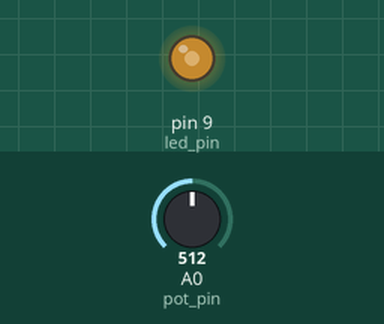
Simulated run of this sketch. Board: Arduino Uno, built with avr-gcc and run on an emulated ATmega328P. Parts: output pins drawn as LEDs (lit = HIGH). The test bench sets the inputs (shaded band); at power-on: A0 (pot_pin) = 512.

Above: at 1.2 s.
1.3 s: A0 (pot_pin) set to 716
At 2.7 s:
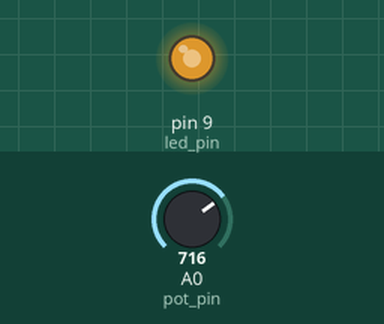
3.0 s: A0 (pot_pin) set to 900
At 3.8 s:
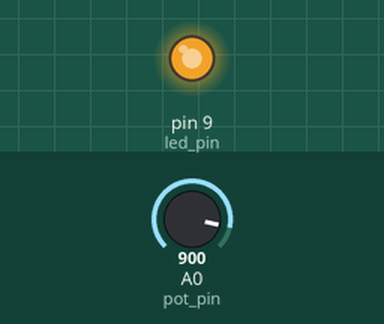
4.5 s: A0 (pot_pin) set to 122
At 5.0 s:
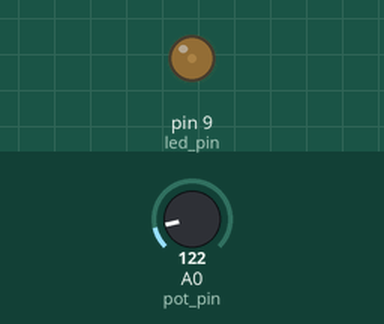
6.0 s: A0 (pot_pin) set to 0
At 7.2 s:
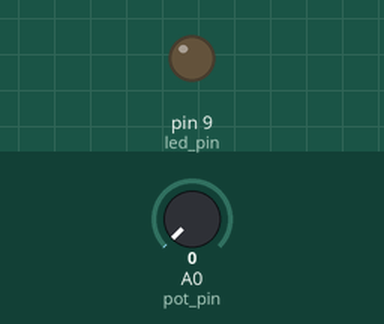
7.5 s: A0 (pot_pin) set to 511
At 8.6 s:
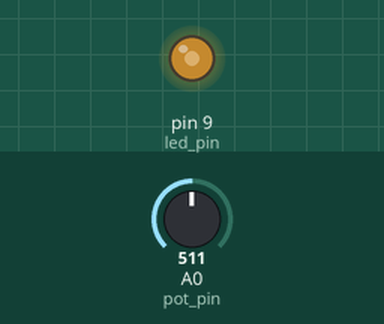
Timing chart, 0 to 10.0 s (numbered marks = the images above; inputs shaded):
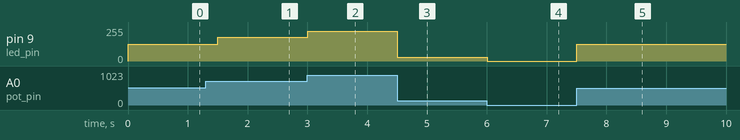

The sketch:

listing_2-5.ino
```cpp
int pot_pin = 0;
int led_pin = 9;

void setup() {
  pinMode(led_pin, OUTPUT);
}

void loop() {
  int pot_val = analogRead(pot_pin);

  // map the readings of the potentiometer to the range of PWM
  pot_val = map(pot_val, 0, 1023, 0, 255);

  // write the mapped value to the PWM pin of the LED
  analogWrite(led_pin, pot_val);

  delay(250);
}
```

Measured:
- after the input at 1.3 s, pin 9 (led_pin): 127/255 → 178/255 after 0.20 s
- after the input at 3.0 s, pin 9 (led_pin): 178/255 → 224/255 at once
- after the input at 4.5 s, pin 9 (led_pin): 224/255 → 30/255 at once
- after the input at 6.0 s, pin 9 (led_pin): 30/255 → 0/255 at once
- after the input at 7.5 s, pin 9 (led_pin): 0/255 → 127/255 at once
